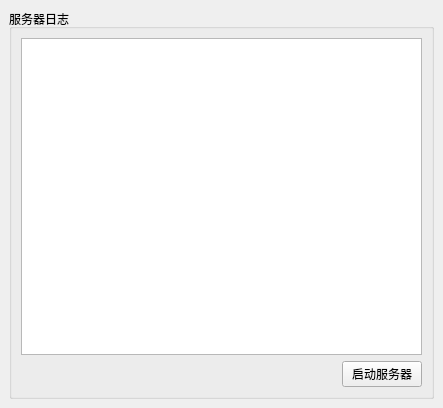
<?xml version="1.0" encoding="UTF-8"?>
<ui version="4.0">
 <class>MainWindow</class>
 <widget class="QMainWindow" name="MainWindow">
  <property name="geometry">
   <rect>
    <x>0</x>
    <y>0</y>
    <width>443</width>
    <height>408</height>
   </rect>
  </property>
  <property name="windowTitle">
   <string>服务器</string>
  </property>
  <property name="styleSheet">
   <string notr="true"/>
  </property>
  <widget class="QWidget" name="centralwidget">
   <layout class="QGridLayout" name="gridLayout_2">
    <item row="0" column="0">
     <widget class="QGroupBox" name="groupBox">
      <property name="title">
       <string>服务器日志</string>
      </property>
      <layout class="QGridLayout" name="gridLayout">
       <item row="0" column="0">
        <widget class="QPlainTextEdit" name="logEditor"/>
       </item>
       <item row="1" column="0">
        <layout class="QHBoxLayout" name="horizontalLayout">
         <item>
          <spacer name="horizontalSpacer">
           <property name="orientation">
            <enum>Qt::Orientation::Horizontal</enum>
           </property>
           <property name="sizeHint" stdset="0">
            <size>
             <width>40</width>
             <height>20</height>
            </size>
           </property>
          </spacer>
         </item>
         <item>
          <widget class="QPushButton" name="startStopButton">
           <property name="text">
            <string>启动服务器</string>
           </property>
          </widget>
         </item>
        </layout>
       </item>
      </layout>
     </widget>
    </item>
   </layout>
  </widget>
 </widget>
 <resources/>
 <connections/>
</ui>
